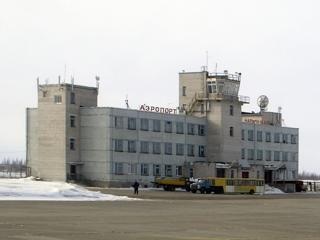
%> input picture Assignment-2/namank/baseline/images/airport/sun_agsidjaakxyijmqc.jpg, 320 x 240 px
$ octave --eval "result = guessImage('images/airport/sun_agsidjaakxyijmqc.jpg');"   (GNU Octave 9; MATLAB toolbox functions it lacks are replaced by stand-ins)
%> lines starting %> are read from the running program, lines starting %| are printed output that depends on the picture
%> in guessImage, image is the input picture: size 240x320x3 uint8; mean R, G, B 173.4, 172.6, 168.5
### Assignment-2/namank/baseline/extractFilterResponses.m
function [filterResponses] = extractFilterResponses(I, filterBank)
% Xinlei Chen
% CV Fall 2013 - Provided Code
% Inputs:
%   I:                  a 3-channel RGB image with width W and height H
%   filterBank:         a cell array of N filters
% Outputs:
%   filterResponses:    a W*H x N*3 matrix of filter responses

%Convert to Lab
doubleI = double(I);
[L,a,b] = RGB2Lab(doubleI(:,:,1), doubleI(:,:,2), doubleI(:,:,3));
pixelCount = size(doubleI,1)*size(doubleI,2);
filterResponses = zeros(pixelCount, length(filterBank)*3);
%for each filter and channel, apply the filter, and vectorize
for filterI=0:length(filterBank)-1
    filter = filterBank{filterI+1};
    filterResponses(:,filterI*3+1) = reshape(imfilter(L, filter), pixelCount, 1);
    filterResponses(:,filterI*3+2) = reshape(imfilter(a, filter), pixelCount, 1);
    filterResponses(:,filterI*3+3) = reshape(imfilter(b, filter), pixelCount, 1);
end

end

### Assignment-2/namank/baseline/RGB2Lab.m
function [L,a,b] = RGB2Lab(R,G,B)
% function [L, a, b] = RGB2Lab(R, G, B)
% RGB2Lab takes matrices corresponding to Red, Green, and Blue, and
% transforms them into CIELab.  This transform is based on ITU-R
% Recommendation  BT.709 using the D65 white point reference.
% The error in transforming RGB -> Lab -> RGB is approximately
% 10^-5.  RGB values can be either between 0 and 1 or between 0 and 255.
% By Mark Ruzon from C code by Yossi Rubner, 23 September 1997.
% Updated for MATLAB 5 28 January 1998.

if (nargin == 1)
  B = double(R(:,:,3));
  G = double(R(:,:,2));
  R = double(R(:,:,1));
end

if ((max(max(R)) > 1.0) | (max(max(G)) > 1.0) | (max(max(B)) > 1.0))
  R = R/255;
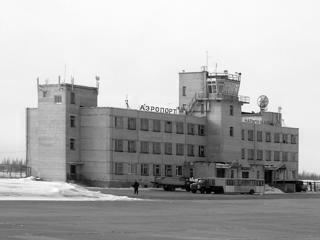
%> R: size 240x320 double; min 0, max 1, mean 0.68
  G = G/255;
  B = B/255;
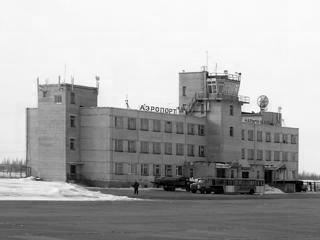
%> B: size 240x320 double; min 0, max 1, mean 0.661
end

[M, N] = size(R);
%> M = 240; N = 320
s = M*N;
%> s = 76800

% Set a threshold
T = 0.008856;

RGB = [reshape(R,1,s); reshape(G,1,s); reshape(B,1,s)];

% RGB to XYZ
MAT = [0.412453 0.357580 0.180423;
       0.212671 0.715160 0.072169;
       0.019334 0.119193 0.950227];
XYZ = MAT * RGB;

X = XYZ(1,:) / 0.950456;
Y = XYZ(2,:);
Z = XYZ(3,:) / 1.088754;

XT = X > T;
%> XT = 76800 logical values, 76706 true
YT = Y > T;
%> YT = 76800 logical values, 76677 true
ZT = Z > T;
%> ZT = 76800 logical values, 76648 true

fX = XT .* X.^(1/3) + (~XT) .* (7.787 .* X + 16/116);

% Compute L
Y3 = Y.^(1/3);
fY = YT .* Y3 + (~YT) .* (7.787 .* Y + 16/116);
L  = YT .* (116 * Y3 - 16.0) + (~YT) .* (903.3 * Y);

fZ = ZT .* Z.^(1/3) + (~ZT) .* (7.787 .* Z + 16/116);

% Compute a and b
a = 500 * (fX - fY);
b = 200 * (fY - fZ);

L = reshape(L, M, N);
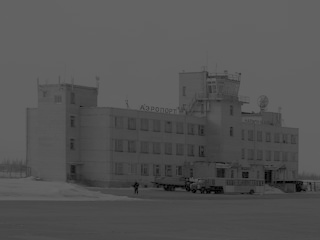
%> L: size 240x320 double; min 0, max 100, mean 83.5
a = reshape(a, M, N);
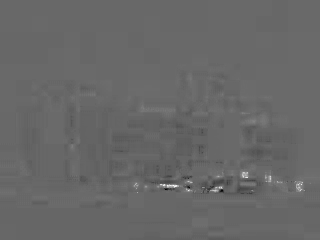
%> a: size 240x320 double; min -22.89, max 32.45, mean -0.3; drawn with min black and max white
b = reshape(b, M, N);
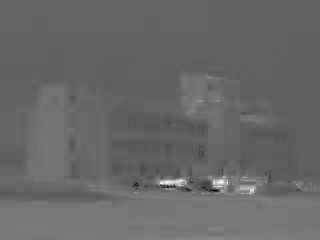
%> b: size 240x320 double; min -34.6, max 54.17, mean 1.7; drawn with min black and max white

if ((nargout == 1) | (nargout == 0))
  L = cat(3,L,a,b);
end

### Assignment-2/namank/baseline/getVisualWords.m
function [wordMap] = getVisualWords(I, filterBank, dictionary)

%Form a wordmap by replacing wach pixel in the image to its  closest word
%in the dictionary

wordMap = zeros(size(I,1)*size(I,2),1);
[filterResponses] = extractFilterResponses(I, filterBank);
%> the run ends on the next line
Distmatrix = pdist2(filterResponses,dictionary);
[~,ind] = min(Distmatrix,[],2); % Finding the index of the closest Visual Word.
inds = (1:(size(I,1)*size(I,2)))';
wordMap(inds) = ind; % Forming the wordmap
wordMap = reshape(wordMap,size(I,1),size(I,2)); % Reshaping wordmap to match size of image I.
end

### Assignment-2/namank/baseline/guessImage.m
function guessedImage = guessImage( imageName )
% Xinlei Chen
% CV Fall 2013 - Provided Code
% Given a path to a scene image, guess what scene it is
% Input:
%   imageName - path to the image

load('vision.mat');
%fprintf('[Loading..]\n');
image = imread(imageName);
% imshow(image);
%fprintf('[Getting Visual Words..]\n');
wordMap = getVisualWords(image, filterBank, dictionary);
h = getImageFeaturesSPM( 3, wordMap, size(dictionary,1));
distances = distanceToSet(h, featureTrs);
[~,nnI] = max(distances);
load('traintest.mat','mapping');
guessedImage = mapping{classTrs(nnI)};
fprintf('[My Guess]:%s.\n',guessedImage);

end
